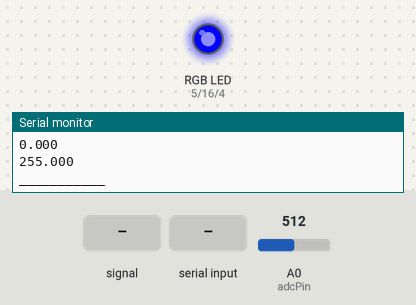
Bench run of a sketch on a simulated Arduino Uno, built with avr-gcc and run on an emulated ATmega328P. Shown: an RGB LED mixed from three pins (HIGH = lit), the last lines printed to the serial monitor. Dashed ring = blinking. Inputs (shaded band) come from the test bench; at power-on: A0 (adcPin) = 512. Dim RGB values are drawn brighter than linear.

Above: at 1.2 s.
1.3 s: A0 (adcPin) fed a 200 Hz sine of ±255 counts around its level
At 3.5 s:
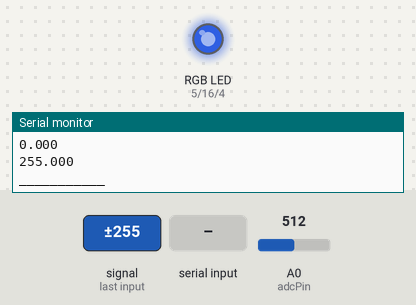
4.3 s: "90,45\n" received over Serial
At 4.8 s:
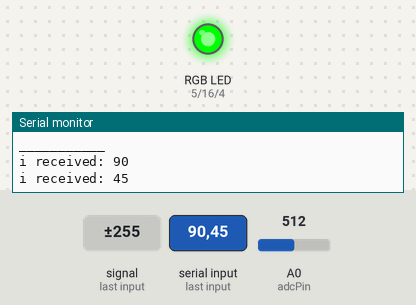
7.3 s: A0 (adcPin) set to 306
At 8.4 s:
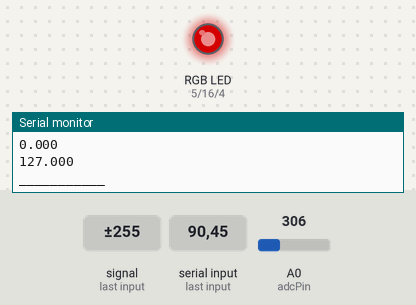
8.8 s: A0 (adcPin) fed a 1000 Hz sine of ±255 counts around its level
At 10.0 s:
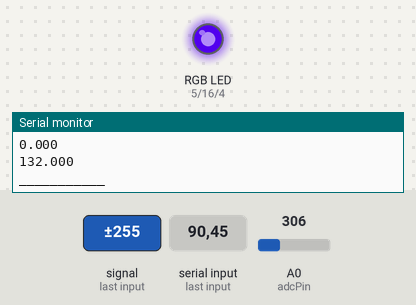
11.8 s: A0 (adcPin) fed a 2 Hz sine of ±306 counts around its level
At 14.7 s:
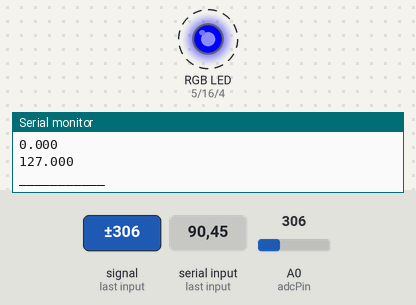
14.8 s: A0 (adcPin) set to 351
At 15.5 s:
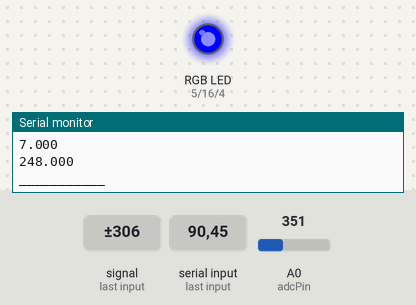
Timing chart, 0 to 17.3 s (numbered marks = the images above; inputs shaded):
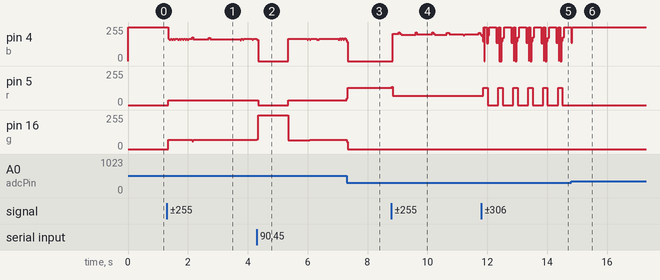

The sketch:

Ex7-8_s205049_s200413.ino
```cpp
#define red 0
#define green 1
#define blue 2

uint8_t incomingByte = 0;
int r = 5; // green LED gpio 5
int g = 16;    // Red LED gpio 16
int b = 4;  // blue LED
int adcPin = A0;
double adcValue = 0;
int counter = 0;

double r_val = 0;
double g_val = 0;
double b_val = 0;
int adcRaw = 0;
int adcScaled = 0;
int radianer = 0;


int rgb_index = 0;


void setup() {
  // put your setup code here, to run once:
  Serial.begin(115200);
  // Serial.setTimeout(1000);
  pinMode(r, OUTPUT);
  pinMode(g, OUTPUT);
  pinMode(b, OUTPUT);

}

void loop() {
  // put your main code here, to run repeatedly:
  /* Exercise 7 */
  if(Serial.available() > 0)
  {
    incomingByte = Serial.parseInt();
    Serial.print("i received: ");
    Serial.println(incomingByte);
    if (rgb_index == red)
    {
      analogWrite(r,incomingByte);
    }
    if (rgb_index == green)
    {
      analogWrite(g,incomingByte);
    }
    if (rgb_index == blue)
    {
      analogWrite(b,incomingByte);
    }
    rgb_index++;
    if (rgb_index > 3)
    {
      rgb_index = 0;
    }

  }

  /* exercise 8 */
  adcRaw = analogRead(A0);
  adcValue = (double)(adcRaw*3300./1024);


  if (adcRaw <= 341)
  {
    adcScaled = adcRaw*2550/341;
    r_val = 128 - (adcScaled/10);
    g_val = 0;
    b_val = 128 + (adcScaled/10);
  }
  else if ((adcRaw > 341) && (adcRaw < 683))
  {
    adcScaled = (adcRaw-341)*2550/340;
    r_val = 0;
    g_val = adcScaled/10;
    b_val = 255 - (adcScaled/10);
  }
  else if (adcRaw >= 683)
  {
    adcScaled = (adcRaw-683)*2550/340;
    r_val = (adcScaled/10);
    g_val = 255 - (adcScaled/10);
    b_val = 0;
  }

  if(r_val < 0){r_val = 0;}
  if(r_val > 255){r_val = 255;}
  if(g_val < 0){g_val = 0;}
  if(g_val > 255){g_val = 255;}
  if(b_val < 0){b_val = 0;}
  if(b_val > 255){b_val = 255;}


  analogWrite(r,r_val);
  analogWrite(g,g_val);
  analogWrite(b,b_val);

  counter++;
  if (counter == 2000)
  {
    Serial.println(r_val, 3);
    Serial.println(g_val, 3);
    Serial.println(b_val, 3);
    Serial.println("___________");
    counter = 0;
  }


}
```

Measured:
- after the input at 1.3 s, pin 5 (r): 0/255 → 34/255 at once; pin 16 (g): 0/255 → 71/255 at once, → 69/255 0.80 s later
- after the input at 4.3 s, pin 5 (r): 34/255 → 0/255 at once, → 34/255 1.0 s later
- after the input at 7.3 s, pin 16 (g): 70/255 → 0/255 at once
- after the input at 8.8 s, pin 5 (r): 129/255 → 69/255 at once
- after the input at 11.8 s, pin 5 (r): alternates 128/255 for 0.14 s and 0/255 for 0.36 s, starting after 0.07 s
- after the input at 14.8 s, pin 5 (r): stops changing and stays 0/255
